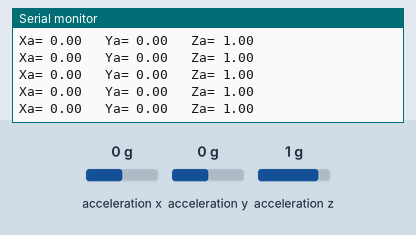
Simulated run of this sketch. Board: Arduino Uno, built with avr-gcc and run on an emulated ATmega328P. Shown: the last lines printed to the serial monitor. Wiring (inferred from the names in the program): ADXL345 accelerometer at I2C address 0x53. The test bench sets the inputs (shaded band); at power-on: acceleration x 0 g, acceleration y 0 g, acceleration z 1 g.

Above: at 1.2 s.
1.3 s: acceleration x set to -1.4 g
At 2.1 s:
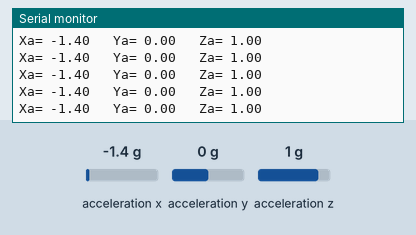
4.3 s: acceleration x set to 0 g
At 5.0 s:
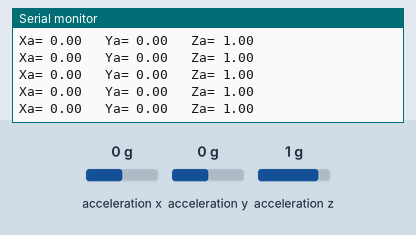
7.3 s: acceleration y set to -1.4 g
At 7.8 s:
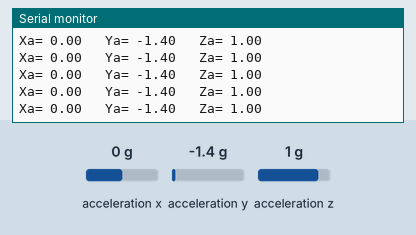
10.3 s: acceleration z set to -1.4 g
At 10.9 s:
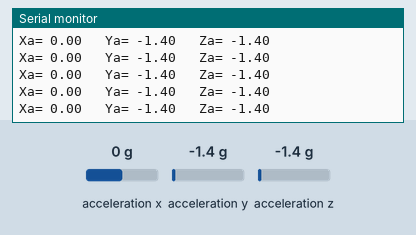
19.3 s: acceleration y set to 0 g
At 20.4 s:
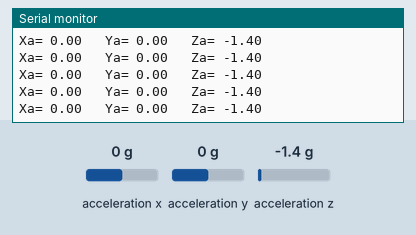
25.3 s: acceleration x set to -0.8 g
At 26.2 s:
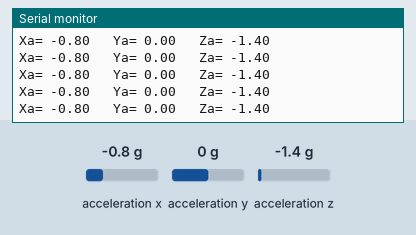
Timing chart, 0 to 28.3 s (numbered marks = the images above; inputs shaded):
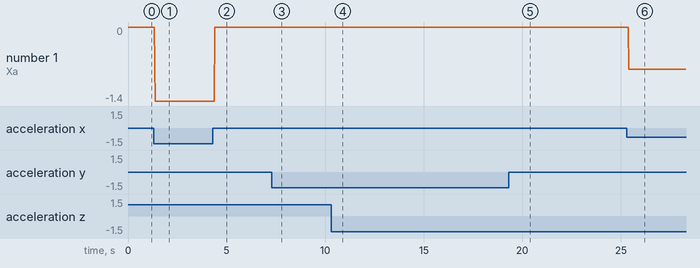

The sketch:

Accelerometer.ino
```cpp
int ADXL345 = 0x53; // The ADXL345 sensor I2C address
float X_out, Y_out, Z_out;  // Outputs
void setup()
{
  Serial.begin(9600); // Initiate serial communication for printing the results on the Serial monitor
  Wire.begin(); // Initiate the Wire library
  // Set ADXL345 in measuring mode
  Wire.beginTransmission(ADXL345); // Start communicating with the device
  Wire.write(0x2D); // Access/ talk to POWER_CTL Register - 0x2D
  // Enable measurement
  Wire.write(8); // (8dec -> 0000 1000 binary) Bit D3 High for measuring enable
  Wire.endTransmission();
  delay(10);
}
void loop() {
  // === Read acceleromter data === //
  Wire.beginTransmission(ADXL345);
  Wire.write(0x32); // Start with register 0x32 (ACCEL_XOUT_H)
  Wire.endTransmission(false);
  Wire.requestFrom(ADXL345, 6, true); // Read 6 registers total, each axis value is stored in 2 registers
  X_out = ( Wire.read()| Wire.read() << 8); // X-axis value
  X_out = X_out/256; //For a range of +-2g, we need to divide the raw values by 256, according to the datasheet
  Y_out = ( Wire.read()| Wire.read() << 8); // Y-axis value
  Y_out = Y_out/256;
  Z_out = ( Wire.read()| Wire.read() << 8); // Z-axis value
  Z_out = Z_out/256;
  Serial.print("Xa= ");
  Serial.print(X_out);
  Serial.print("   Ya= ");
  Serial.print(Y_out);
  Serial.print("   Za= ");
  Serial.println(Z_out);
  }
```

Measured:
- after the input at 1.3 s, the serial monitor: prints a new line after 0.08 s (image 1)
- after the input at 7.3 s, the serial monitor: prints a new line after 0.09 s (image 3)
- after the input at 10.3 s, the serial monitor: prints a new line after 0.08 s (image 4)
- after the input at 19.3 s, the serial monitor: prints a new line after 0.09 s (image 5)
- after the input at 25.3 s, the serial monitor: prints a new line after 0.10 s (image 6)
- plotted number 1: 0 → -1.4 after the input at 1.3 s, 0 → -0.8 after the input at 25.3 s
